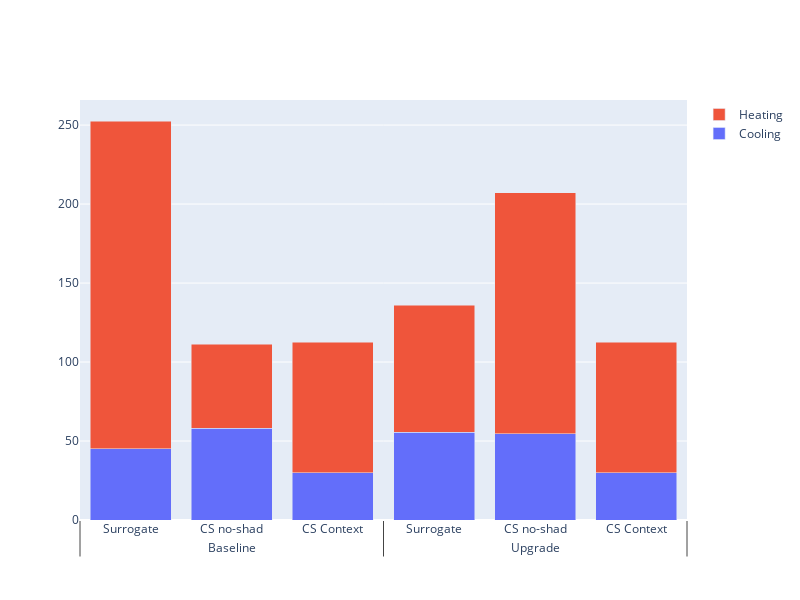

The cell this chart's notebook holds for it:
### Code cell
# Annual comparison
x = [["Baseline", "Upgrade"]*3, ['Surrogate', "CS no-shad", 'CS Context']*2]
fig = go.Figure(data=[
    go.Bar(
        name='Cooling', 
        x=x, 
        y=[
            annual_predictions["Cooling"].sum()/COP_COOLING/93,
            CS_building_results['cooling'].sum().sum()/93,
            CS_results['cooling'].sum(),
            shallow_annual_predictions["Cooling"].sum()/COP_COOLING/93,
            CS_shallow_building_results['cooling'].sum().sum()/93,
            CS_shallow_results['cooling'].sum(),
            ]),
    go.Bar(
        name='Heating', 
        x=x, 
        y=[
            annual_predictions["Heating"].sum()/COP_HEATING/93,
            CS_building_results['heating'].sum().sum()/93,
            CS_results['heating'].sum(),
            shallow_annual_predictions["Heating"].sum()/COP_HEATING/93,
            CS_shallow_building_results['heating'].sum().sum()/93,
            CS_shallow_results['heating'].sum(),
            ]
        ),
])
fig.update_layout(
    barmode='stack',
    autosize=False,
    width=800,
    height=600,
    # update_x
    )

### Figure 1 — Plotly figure (JSON) as saved in the notebook; plotly's stock layout.template omitted (floating-point values rounded to 4 significant figures)
{"data": [{"name": "Cooling", "type": "bar", "x": [["Baseline", "Upgrade", "Baseline", "Upgrade", "Baseline", "Upgrade"], ["Surrogate", "CS no-shad", "CS Context", "Surrogate", "CS no-shad", "CS Context"]], "y": [44.98, 54.62, 29.76, 55.57, 57.96, 29.76]}, {"name": "Heating", "type": "bar", "x": [["Baseline", "Upgrade", "Baseline", "Upgrade", "Baseline", "Upgrade"], ["Surrogate", "CS no-shad", "CS Context", "Surrogate", "CS no-shad", "CS Context"]], "y": [207.6, 152.7, 82.62, 80.39, 53.29, 82.62]}], "layout": {"autosize": false, "barmode": "stack", "height": 600, "width": 800}}
